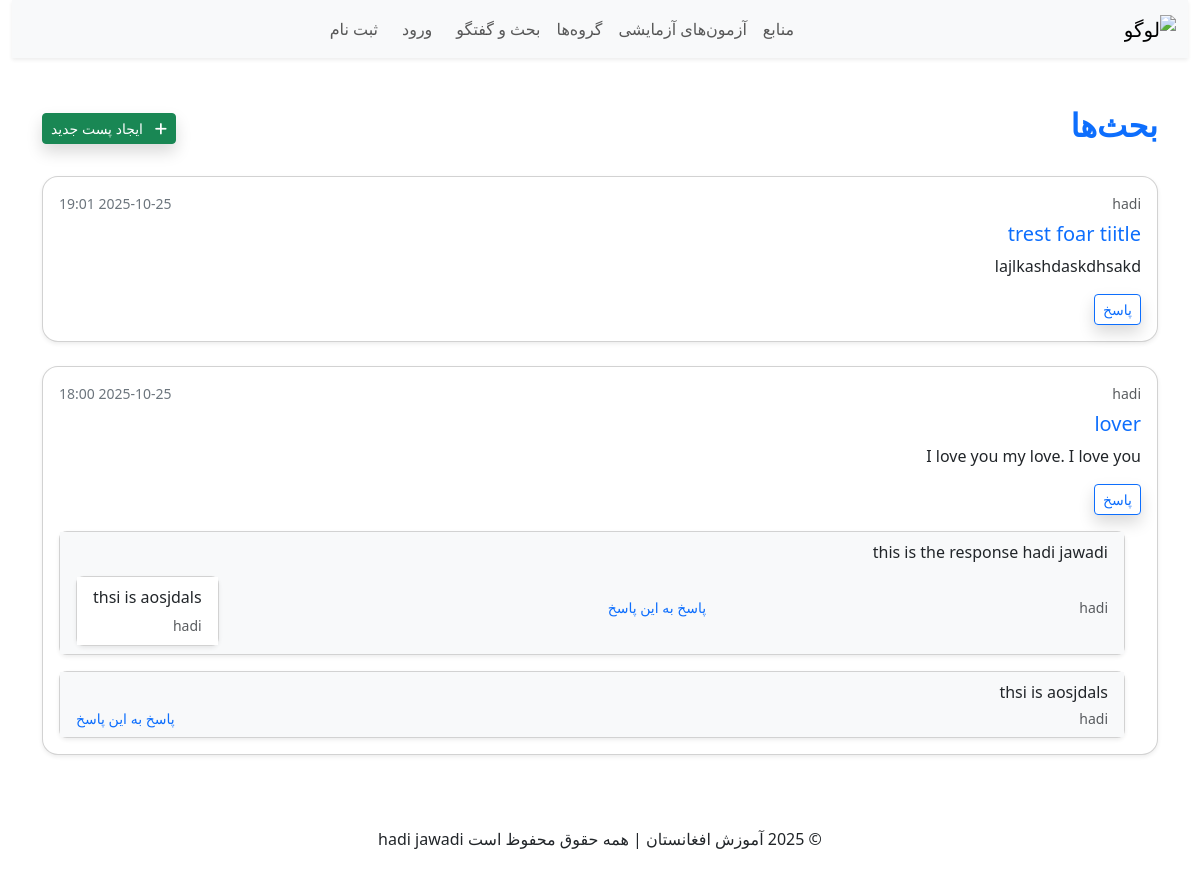
/discussion/, run on an earlier commit of the app's database.
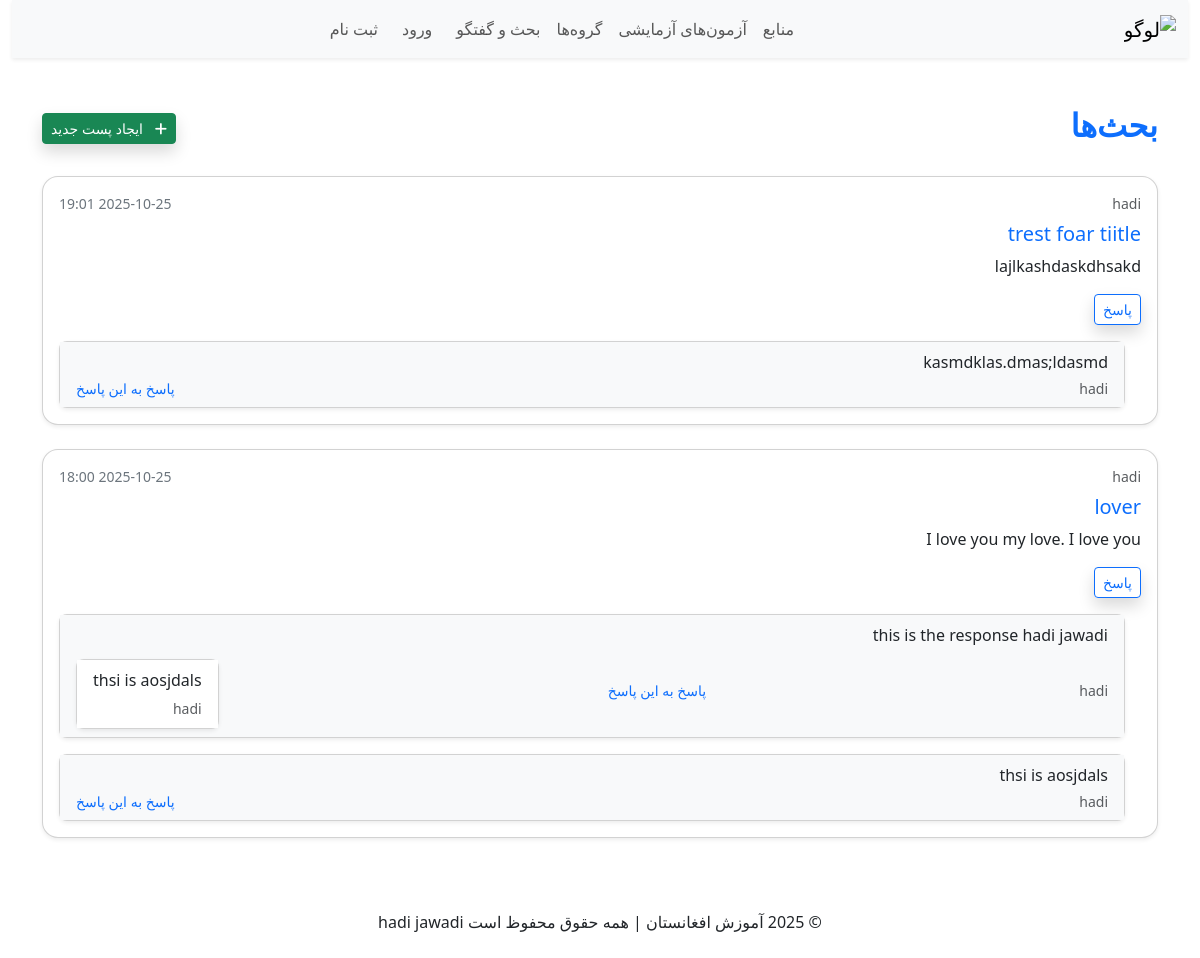
And on a later commit of the database.
### discussion_app/models.py (models this page shows, shortened)
class DiscussionPost(models.Model):
    user = models.ForeignKey(User, on_delete=models.CASCADE, verbose_name="کاربر")
    title = models.CharField(max_length=255, verbose_name="عنوان")
    content = models.TextField(verbose_name="متن پیام")
    created_at = models.DateTimeField(auto_now_add=True, verbose_name="تاریخ ایجاد")
    updated_at = models.DateTimeField(auto_now=True, verbose_name="آخرین ویرایش")

class DiscussionReply(models.Model):
    post = models.ForeignKey(DiscussionPost, on_delete=models.CASCADE, related_name="replies", verbose_name="پست اصلی")
    user = models.ForeignKey(User, on_delete=models.CASCADE, verbose_name="کاربر")
    content = models.TextField(verbose_name="متن پاسخ")
    parent = models.ForeignKey("self", null=True, blank=True, on_delete=models.CASCADE, related_name="child_replies", verbose_name="پاسخ به")
    created_at = models.DateTimeField(auto_now_add=True, verbose_name="تاریخ ایجاد")
    updated_at = models.DateTimeField(auto_now=True, verbose_name="آخرین ویرایش")

### discussion_app/views.py (the view)
# urls.py: path("", views.discussion_list, name="list"),
def discussion_list(request):
    posts = DiscussionPost.objects.all().order_by('-created_at')
    return render(request, "discussion_app/pages/discussion_list.html", {"posts": posts})

### discussion_app/templates/discussion_app/pages/discussion_list.html (shortened to what this page needs)
{% include 'includes/header.html' %}
{% block content %}
<div class="container my-5">
    <div class="d-flex justify-content-between align-items-center mb-4">
        <h2 class="text-primary fw-bold">بحث‌ها</h2>
        <a href="{% url 'discussion_app:new_post' %}" class="btn btn-success shadow btn-sm">
            <i class="fa-solid fa-plus me-2"></i> ایجاد پست جدید
        </a>
    </div>
    {% for post in posts %}
    <div class="card mb-4 shadow-sm rounded-4">
        <div class="card-body">
            <div class="d-flex justify-content-between align-items-center mb-2">
                <small class="text-muted">{{ post.user.username }}</small>
                <small class="text-secondary">{{ post.created_at|date:"Y-m-d H:i" }}</small>
            </div>
            <h5 class="card-title text-primary">{{ post.title }}</h5>
            <p class="card-text">{{ post.content }}</p>
            <a href="{% url 'discussion_app:reply' post.id %}" class="btn btn-outline-primary btn-sm shadow">
                پاسخ
            </a>
            {% for reply in post.replies.all %}
            <div class="card mt-3 ms-3 shadow-sm rounded-3 reply-card">
                <div class="card-body py-2 px-3 bg-light">
                    <p class="mb-1">{{ reply.content }}</p>
                    <div class="d-flex justify-content-between align-items-center">
                        <small class="text-muted">{{ reply.user.username }}</small>
                        <a href="{% url 'discussion_app:reply_to_reply' post.id reply.id %}" class="text-decoration-none small">
                            پاسخ به این پاسخ
                        </a>
                        {% for child in reply.child_replies.all %}
                        <div class="card mt-2 ms-3 shadow-sm rounded-3 reply-card">
                            <div class="card-body py-2 px-3 bg-white">
                                <p class="mb-1">{{ child.content }}</p>
                                <small class="text-muted">{{ child.user.username }}</small>
                            </div>
                        </div>
                        {% endfor %}
                    </div>
                </div>
            </div>
            {% endfor %}
        </div>
    </div>
    {% empty %}
    <p class="text-muted">هنوز هیچ پستی ایجاد نشده است.</p>
    {% endfor %}
</div>
{% endblock %}
{% include 'includes/footer.html'%}

What changed in the data, as far as the page shows it:
added DiscussionReply: content "kasmdklas.dmas;ldasmd", user.username "hadi", shown under DiscussionPost "trest foar tiitle"
